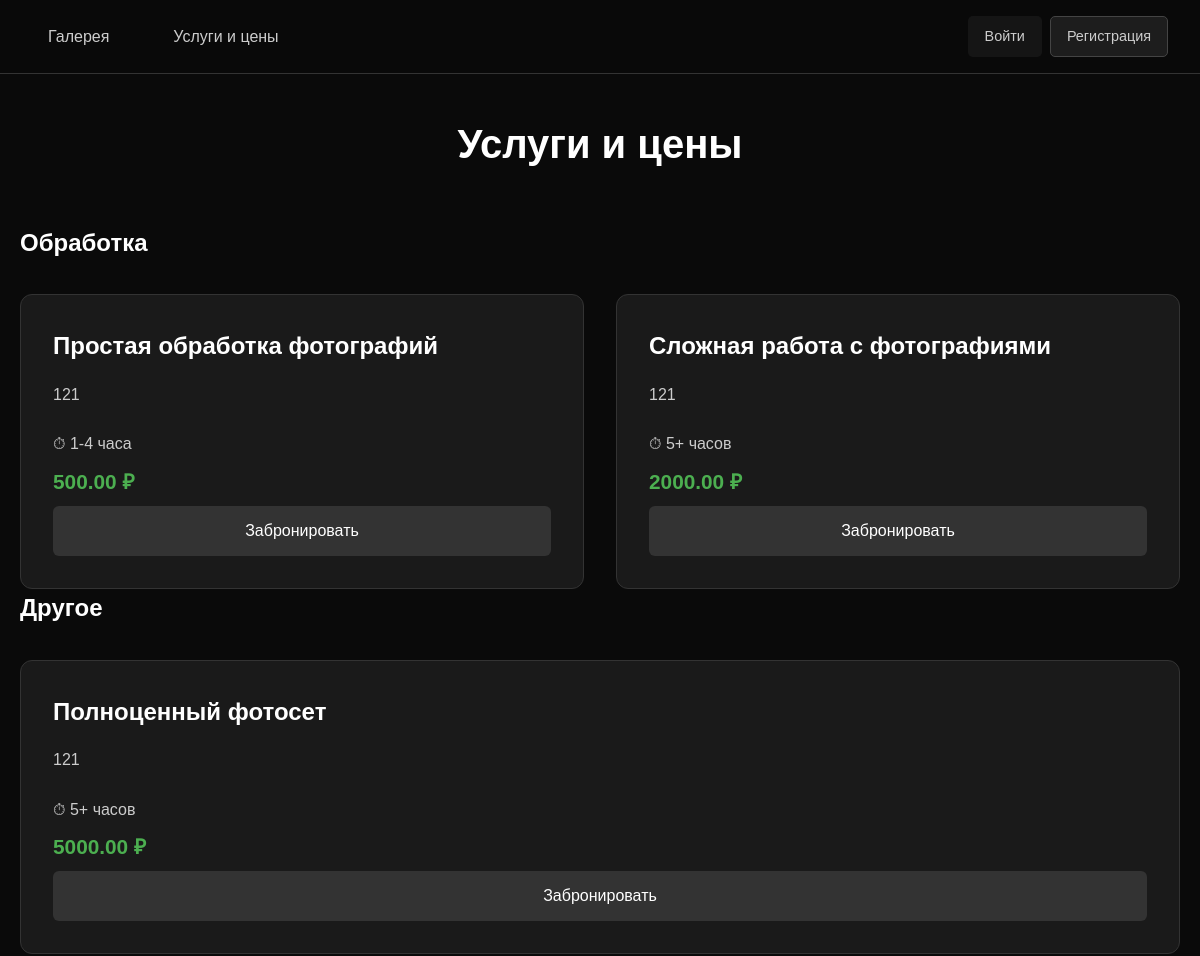
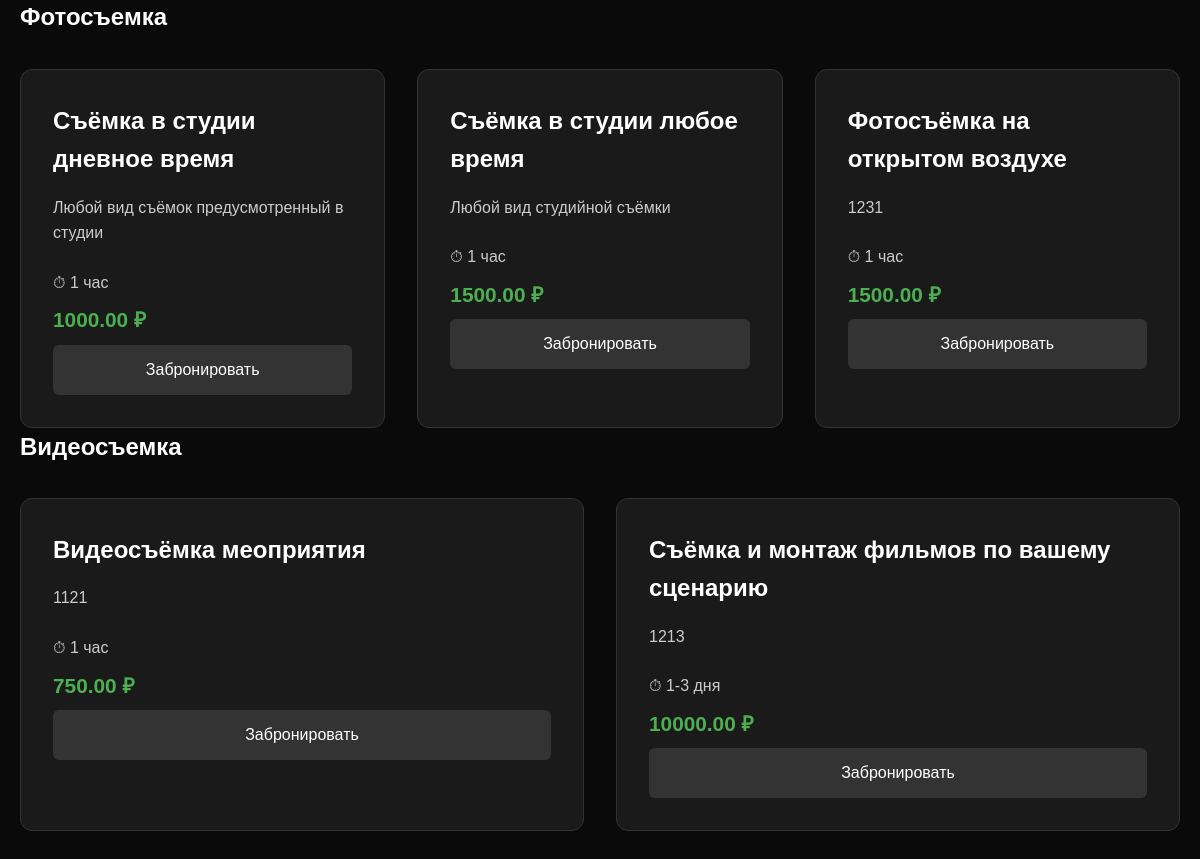
The app's page /prices/ with its own data (2 pictures, top to bottom).
### gallery_app/models.py (models this page shows, shortened)
class Service(models.Model):
    SERVICE_TYPES = [
        ('PHOTO', 'Фотосъемка'),
        ('VIDEO', 'Видеосъемка'),
        ('EDITING', 'Обработка'),
        ('OTHER', 'Другое'),
    ]
    name = models.CharField(max_length=200, verbose_name='Название услуги')
    description = models.TextField(verbose_name='Описание услуги')
    price = models.DecimalField(max_digits=10, decimal_places=2, verbose_name='Цена')
    duration = models.CharField(max_length=100, blank=True, verbose_name='Продолжительность')
    service_type = models.CharField(max_length=20, choices=SERVICE_TYPES, verbose_name='Тип услуги')
    is_active = models.BooleanField(default=True, verbose_name='Активная услуга')
    order = models.IntegerField(default=0, verbose_name='Порядок отображения')
    can_be_booked = models.BooleanField(default=True, verbose_name='Можно забронировать')
    min_booking_hours = models.IntegerField(default=1, verbose_name='Минимальное время бронирования (часы)')
    max_booking_hours = models.IntegerField(default=8, verbose_name='Максимальное время бронирования (часы)')
    preparation_time = models.IntegerField(default=1, verbose_name='Время на подготовку (часы)')
    class Meta:
        verbose_name = 'Услуга'
        verbose_name_plural = 'Услуги'
        ordering = ['order', 'service_type', 'name']

### gallery_app/views.py (the view)
# urls.py: path('prices/', views.prices_view, name='prices'),
def prices_view(request):
    services = Service.objects.filter(is_active=True)
    services_by_type = {}
    for service in services:
        if service.service_type not in services_by_type:
            services_by_type[service.service_type] = []
        services_by_type[service.service_type].append(service)
    return render(request, 'prices.html', {
        'services': services,
        'services_by_type': services_by_type
    })

### templates/prices.html (shortened to what this page needs)
{% load static %}
<!DOCTYPE html>
<html>
<head>
    <link rel="stylesheet" href="{% static 'styles.css' %}">
</head>
<body class="prices-page">
 {% include 'header.html' %}
    <main class="prices-main">
        <div class="container">
            <h1 class="prices-title">Услуги и цены</h1>
            <div class="services-container">
                {% for service_type, service_list in services_by_type.items %}
                <section class="service-category">
                    <h2 class="category-title">{{ service_list.0.get_service_type_display }}</h2>
                    <div class="prices-grid">
                        {% for service in service_list %}
                        <div class="price-card">
                            <h3 class="service-name">{{ service.name }}</h3>
                            <p class="service-description">{{ service.description }}</p>
                            {% if service.duration %}
                            <div class="service-duration">⏱ {{ service.duration }}</div>
                            {% endif %}
                            <div class="service-price">{{ service.price }} ₽</div>
                            <a href="/booking/create/">
                                <button class="book-button">Забронировать</button>
                            </a>
                        </div>
                        {% endfor %}
                    </div>
                </section>
                {% empty %}
                <div class="no-services">
                    <p>Услуги временно недоступны. Пожалуйста, проверьте позже.</p>
                </div>
                {% endfor %}
            </div>
        </div>
    </main>
</body>
</html>

### templates/header.html (shortened to what this page needs)
{% load static %}
<header class="header">
    <nav class="nav">
        <ul class="nav-menu">
            <li class="nav-item">
                <a href="/home/" class="nav-link">Галерея</a>
            </li>
            <li class="nav-item">
                <a href="/prices/" class="nav-link">Услуги и цены</a>
            </li>
        </ul>
        <div class="nav-auth">
            {% if user.is_authenticated %}
            <div class="user-menu">
                <div class="user-info">
                    <span class="user-avatar">{{ user.username|first|upper }}</span>
                    <span class="user-name">{{ user.username|truncatechars:15 }}</span>
                </div>
                <div class="dropdown-content">
                    <a href="/profile/" class="dropdown-item">Профиль</a>
                    {% if user.is_staff or user.is_superuser %}
                    <div class="dropdown-divider"></div>
                    {% endif %}
                    <a href="/logout/" class="dropdown-item logout-item">Выйти</a>
                </div>
            </div>
            {% else %}
            <div class="auth-links">
                <a href="/login/" class="auth-link login-link">Войти</a>
                <a href="/register/" class="auth-link register-link">Регистрация</a>
            </div>
            {% endif %}
        </div>
    </nav>
</header>

### static/styles.css (style rules this page uses)
* { margin: 0; padding: 0; box-sizing: border-box; }
body { background-color: #0a0a0a; font-family: Arial, sans-serif; color: white; line-height: 1.6; }
.container { max-width: 1200px; margin: 0 auto; padding: 0 20px; }
.header { background-color: rgba(10, 10, 10, 0.95); border-bottom: 1px solid #333; position: fixed; top: 0; left: 0; right: 0; z-index: 1000; backdrop-filter: blur(10px); }
.nav { display: flex; justify-content: space-between; align-items: center; padding: 1rem 2rem; max-width: 1200px; margin: 0 auto; }
.nav-menu { display: flex; list-style: none; gap: 2rem; }
.nav-link { color: #ccc; text-decoration: none; font-size: 1rem; transition: color 0.3s ease; padding: 0.5rem 1rem; border-radius: 5px; }
.prices-page { padding-top: 80px; min-height: 100vh; }
.prices-main { padding: 2rem 0; }
.prices-title { text-align: center; font-size: 2.5rem; margin-bottom: 3rem; color: white; }
.prices-grid { display: grid; grid-template-columns: repeat(auto-fit, minmax(300px, 1fr)); gap: 2rem; margin-top: 2rem; }
.price-card { background: #1a1a1a; border: 1px solid #333; border-radius: 12px; padding: 2rem; transition: transform 0.3s ease, border-color 0.3s ease; }
.service-name { font-size: 1.5rem; margin-bottom: 1rem; color: white; }
.service-description { color: #ccc; margin-bottom: 1.5rem; }
.service-price { font-size: 2rem; font-weight: bold; color: white; margin-bottom: 1.5rem; }
.book-button { width: 100%; padding: 1rem; background: #333; color: white; border: none; border-radius: 6px; font-size: 1rem; cursor: pointer; transition: background-color 0.3s ease; }
.nav-auth { display: flex; align-items: center; }
.auth-links { display: flex; gap: 0.75rem; }
.auth-link { color: #ccc; text-decoration: none; font-size: 0.9rem; padding: 0.5rem 1.25rem; border-radius: 6px; transition: all 0.3s ease; border: 1px solid transparent; }
.login-link { background: rgba(51, 51, 51, 0.3); border-color: #444; }
.register-link { background: rgba(102, 102, 102, 0.2); border-color: #555; }
.auth-link { color: #ccc; text-decoration: none; font-size: 1rem; transition: color 0.3s ease; padding: 0.5rem 1rem; border-radius: 5px; border: 1px solid transparent; }
.register-link { color: #888; text-decoration: none; transition: color 0.3s ease; }
.auth-links { display: flex; gap: 0.5rem; }
.auth-link { color: #ccc; text-decoration: none; font-size: 0.9rem; padding: 0.5rem 1rem; border-radius: 5px; transition: all 0.3s ease; border: 1px solid transparent; }
.register-link { background: rgba(51, 51, 51, 0.5); border-color: #444; }
.service-price { color: #4CAF50; font-size: 1.5rem; font-weight: bold; margin: 0.5rem 0; }
.service-duration { color: #ccc; margin-bottom: 1rem; }
.service-price { color: #4CAF50; font-size: 1.3rem; font-weight: bold; margin: 0.5rem 0; }
.service-duration { color: #ccc; margin: 0; }

### records on screen
Service: service_type "Обработка", name "Простая обработка фотографий", description "121", duration "1-4 часа", price "500.00"
Service: name "Сложная работа с фотографиями", description "121", duration "5+ часов", price "2000.00"
Service: service_type "Другое", name "Полноценный фотосет", description "121", duration "5+ часов", price "5000.00"
Service: service_type "Фотосъемка", name "Съёмка в студии дневное время", description "Любой вид съёмок предусмотренный в студии", duration "1 час", price "1000.00"
Service: name "Съёмка в студии любое время", description "Любой вид студийной съёмки", duration "1 час", price "1500.00"
Service: name "Фотосъёмка на открытом воздухе", description "1231", duration "1 час", price "1500.00"
Service: service_type "Видеосъемка", name "Видеосъёмка меоприятия", description "1121", duration "1 час", price "750.00"
Service: name "Съёмка и монтаж фильмов по вашему сценарию", description "1213", duration "1-3 дня", price "10000.00"
